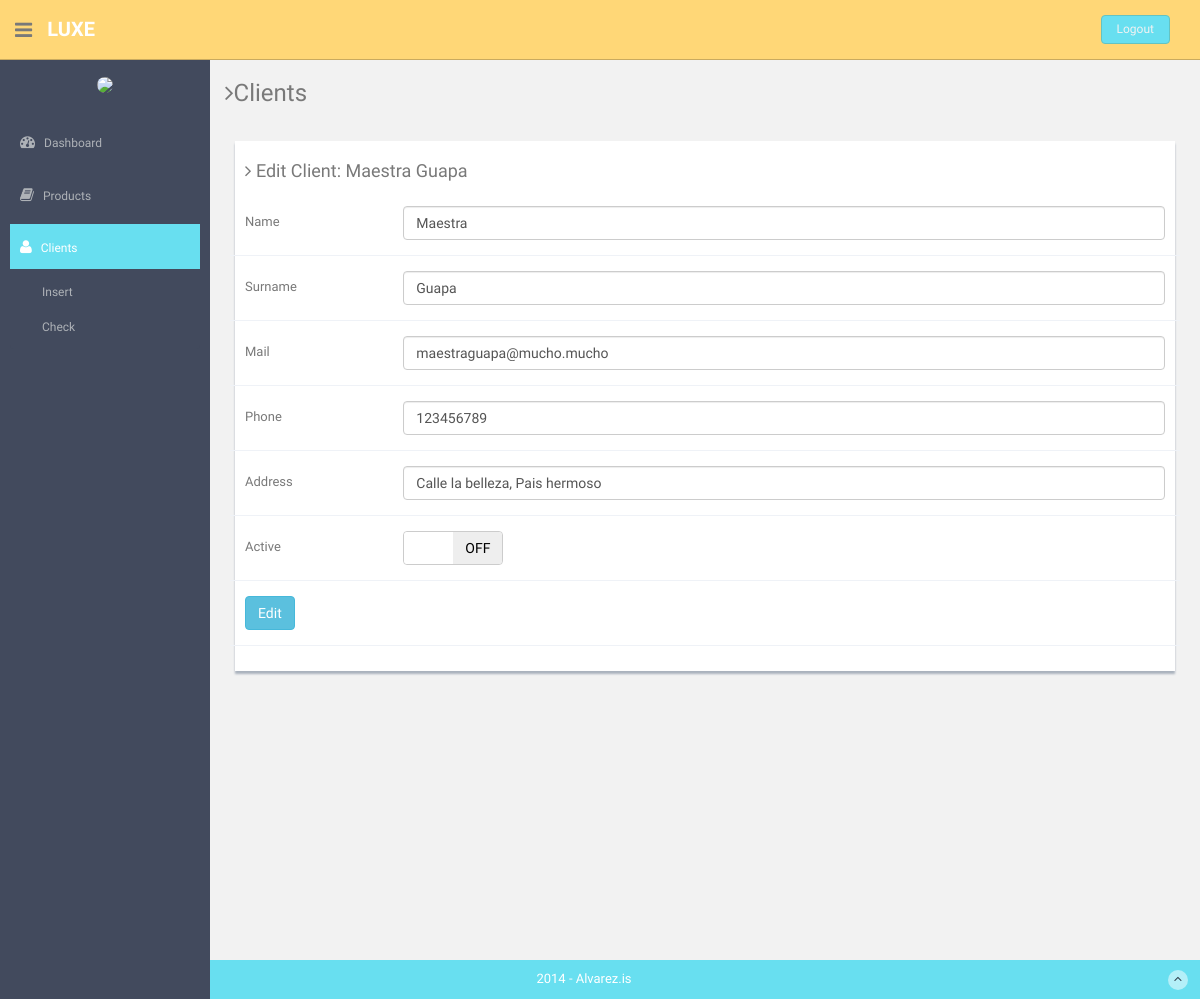
The app's page /editClient.php?idC=8 (signed in) with its own data.
### tables this page shows
CREATE TABLE IF NOT EXISTS `Clients` (
`ClientId` int(4) NOT NULL,
  `ClientName` varchar(20) NOT NULL,
  `ClientSurname` varchar(20) NOT NULL,
  `ClientMail` varchar(30) NOT NULL,
  `ClientPhone` varchar(11) NOT NULL DEFAULT '',
  `ClientAddress` varchar(30) NOT NULL,
  `ClientBuyRate` double(2,1) NOT NULL,
  `ClientActive` tinyint(1) NOT NULL DEFAULT '1'
);

### functions.php (called while the page is built, shortened)
<?php
	function findClientById($id){
		$db = Database::connect();
		$db->setAttribute(PDO::ATTR_ERRMODE, PDO::ERRMODE_EXCEPTION);
		$stmt = $db->prepare('SELECT * FROM Clients WHERE ClientId = ?');
		$stmt->execute(array($id));
		$result = $stmt->fetch(PDO::FETCH_ASSOC);
		if($result > 0){
			return $result;
		}else{
			return null;
		}
	}
?>

### editClient.php (the view, shortened to what this page needs)
<?php require_once 'functions.php';?>
<?php
  $client = findClientById($_GET["idC"]);
?>
<!DOCTYPE html>
<html lang="en">
  <head>
    <link href="assets/css/bootstrap.css" rel="stylesheet">
	 <link href="assets/css/bootstrap-switch.css" rel="stylesheet">
    <link href="assets/font-awesome/css/font-awesome.css" rel="stylesheet" />
    <link href="assets/css/style.css" rel="stylesheet">
    <link href="assets/css/style-responsive.css" rel="stylesheet">
  </head>
  <body>
  <section id="container" >
      <header class="header black-bg">
              <div class="sidebar-toggle-box">
                  <div class="fa fa-bars tooltips" data-placement="right" data-original-title="Toggle Navigation"></div>
              </div>
            <a href="index.php" class="logo"><b>Luxe</b></a>
            <div class="top-menu">
            	<ul class="nav pull-right top-menu">
                    <li><a class="logout" href="login.php">Logout</a></li>
            	</ul>
            </div>
        </header>
      <aside>
          <div id="sidebar"  class="nav-collapse ">
              <ul class="sidebar-menu" id="nav-accordion">
              	  <p class="centered"><img src="assets/img/ui-juan.jpg" class="img-circle" width="60"></p>
                  <li class="mt">
                      <a href="index.php">
                          <i class="fa fa-dashboard"></i>
                          <span>Dashboard</span>
                      </a>
                  </li>
                  <li class="sub-menu">
                      <a href="javascript:;" >
                          <i class="fa fa-book"></i>
                          <span>Products</span>
                      </a>
                  </li>
                  <li class="sub-menu">
                      <a class="active" href="javascript:;" >
                          <i class="fa fa-user"></i>
                          <span>Clients</span>
                      </a>
                      <ul class="sub">
                          <li><a href="formClient.php">Insert</a></li>
                          <li><a  href="clients.php">Check</a></li>
                      </ul>
                  </li>
              </ul>
          </div>
      </aside>
      <section id="main-content">
          <section class="wrapper site-min-height">
          	<h3><i class="fa fa-angle-right"></i>Clients</h3>
          	<div class="row mt">
          	   <div class="col-lg-12">
                  <div class="form-panel">
                  	  <h4 class="mb"><i class="fa fa-angle-right"></i> Edit Client: <?php echo $client['ClientName'].' '.$client['ClientSurname'];?></h4>
                      <form class="form-horizontal style-form" action="controlador.php" method="post">
                          <div class="form-group">
                              <label class="col-sm-2 col-sm-2 control-label">Name</label>
                              <div class="col-sm-10">
                                  <input type="text" class="form-control" name="clientName" value="<?php echo $client['ClientName'];?>">
                              </div>
                          </div>
                          <div class="form-group">
                              <label class="col-sm-2 col-sm-2 control-label">Surname</label>
                              <div class="col-sm-10">
                                  <input type="text" class="form-control" name="clientSurname" value="<?php echo $client['ClientSurname'];?>">
                              </div>
                          </div>
                          <div class="form-group">
                              <label class="col-sm-2 col-sm-2 control-label">Mail</label>
                              <div class="col-sm-10">
                                  <input type="text" class="form-control" name="clientMail" value="<?php echo $client['ClientMail'];?>">
                              </div>
                          </div>
                          <div class="form-group">
                              <label class="col-sm-2 col-sm-2 control-label">Phone</label>
                              <div class="col-sm-10">
                                  <input type="text" class="form-control" name="clientPhone" value="<?php echo $client['ClientPhone'];?>">
                              </div>
                          </div>
                          <div class="form-group">
                              <label class="col-sm-2 col-sm-2 control-label">Address</label>
                              <div class="col-sm-10">
                                  <input type="text" class="form-control" name="clientAddress" value="<?php echo $client['ClientAddress'];?>">
                              </div>
                          </div>
                          <div class="form-group">
                              <label class="col-sm-2 col-sm-2 control-label">Active</label>
                              <div class="col-sm-6 text-left">
                              </div>
                          </div>
                          <div class="form-group">
                              <div class="col-lg-10">
					 						<p class="btn btn-info" data-toggle="modal" data-target="#myModal">
					 						  Edit
					 						</p>
                              </div>
                          </div>
                      </form>
                  </div>
          		</div>
          	</div>
		</section>
      </section>
      <footer class="site-footer">
          <div class="text-center">
              2014 - Alvarez.is
              <a href="blank.html#" class="go-top">
                  <i class="fa fa-angle-up"></i>
              </a>
          </div>
      </footer>
  </section>
  </body>
</html>

### assets/css/style.css (style rules this page uses)
body { color: #797979; background: #f2f2f2; font-family: 'Ruda', sans-serif; padding: 0px !important; margin: 0px !important; font-size:13px; }
ul li { list-style: none; }
a, a:hover, a:focus { text-decoration: none; outline: none; }
#container { width: 100%; height: 100%; }
.centered { text-align: center; }
.mt { margin-top: 25px; }
.mb { margin-bottom: 25px; }
ul.top-menu > li > .logout { color: #f2f2f2; font-size: 12px; border-radius: 4px; -webkit-border-radius: 4px; border: 1px solid #64c3c2 !important; padding: 5px 15px; margin-right: 15px; background: #68dff0; margin-top: 15px; }
#sidebar { width: 210px; height: 100%; position: fixed; background: #424a5d; }
#sidebar ul li { position: relative; }
#sidebar .sub-menu > .sub li { padding-left: 32px; }
#sidebar .sub-menu > .sub li:last-child { padding-bottom: 10px; }
ul.sidebar-menu , ul.sidebar-menu li ul.sub { margin: -2px 0 0; padding: 0; }
ul.sidebar-menu { margin-top: 75px; }
#sidebar > ul > li > ul.sub { display: none; }
#sidebar > ul > li.active > ul.sub, #sidebar > ul > li > ul.sub > li > a { display: block; }
ul.sidebar-menu li ul.sub li { background: #424a5d; margin-bottom: 0; margin-left: 0; margin-right: 0; }
ul.sidebar-menu li ul.sub li:last-child { border-radius: 0 0 4px 4px; -webkit-border-radius: 0 0 4px 4px; }
ul.sidebar-menu li ul.sub li a { font-size: 12px; padding: 6px 0; line-height: 35px; height: 35px; -webkit-transition: all 0.3s ease; -moz-transition: all 0.3s ease; -o-transition: all 0.3s ease; -ms-transition: all 0.3s ease; transition: all 0.3s ease; color: #aeb2b7; }
ul.sidebar-menu li { margin-bottom: 5px; margin-left:10px; margin-right:10px; }
ul.sidebar-menu li.sub-menu { line-height: 15px; }
ul.sidebar-menu li a span { display: inline-block; }
ul.sidebar-menu li a { color: #aeb2b7; text-decoration: none; display: block; padding: 15px 0 15px 10px; font-size: 12px; outline: none; -webkit-transition: all 0.3s ease; -moz-transition: all 0.3s ease; -o-transition: all 0.3s ease; -ms-transition: all 0.3s ease; transition: all 0.3s ease; }
ul.sidebar-menu li a.active, ul.sidebar-menu li a:hover, ul.sidebar-menu li a:focus { background: #68dff0; color: #fff; display: block; -webkit-transition: all 0.3s ease; -moz-transition: all 0.3s ease; -o-transition: all 0.3s ease; -ms-transition: all 0.3s ease; transition: all 0.3s ease; }
ul.sidebar-menu li a i { font-size: 15px; padding-right: 6px; }
ul.sidebar-menu li a.active i { color: #fff; }
#main-content { margin-left: 210px; }
.header, .footer { min-height: 60px; padding: 0 15px; }
.header { position: fixed; left: 0; right: 0; z-index: 1002; }
.black-bg { background: #ffd777; border-bottom: 1px solid #c9aa5f; }
.wrapper { display: inline-block; margin-top: 60px; padding-left: 15px; padding-right: 15px; padding-bottom: 15px; padding-top: 0px; width: 100%; }
a.logo { font-size: 20px; color: #ffffff; float: left; margin-top: 15px; text-transform: uppercase; }
a.logo b { font-weight: 900; }
#top_menu .nav > li, ul.top-menu > li { float: left; }
ul.top-menu > li > a { color: #666666; font-size: 16px; border-radius: 4px; -webkit-border-radius: 4px; border:1px solid #666666 !important; padding: 2px 6px; margin-right: 15px; }
.sidebar-toggle-box { float: left; padding-right: 15px; margin-top: 20px; }
.sidebar-toggle-box .fa-bars { cursor: pointer; display: inline-block; font-size: 20px; }
.form-panel { background: #ffffff; margin: 10px; padding: 10px; box-shadow: 0px 3px 2px #aab2bd; text-align: left; }
label { font-weight: 400; }
.form-horizontal.style-form .form-group { border-bottom: 1px solid #eff2f7; padding-bottom: 15px; margin-bottom: 15px; }
@media (min-width: 768px) { .form-horizontal .control-label { text-align: left; } }
.site-footer { background: #68dff0; color: #fff; padding: 10px 0; }
.go-top { margin-right: 1%; float: right; background: rgba(255,255,255,.5); width: 20px; height: 20px; border-radius: 50%; -webkit-border-radius: 50%; }
.go-top i { color: #2A3542; }
.site-min-height { min-height: 900px; }

### records on screen
clients: ClientName "Maestra", ClientSurname "Guapa", clientName "Maestra", clientSurname "Guapa", clientMail "maestraguapa@mucho.mucho", clientPhone "123456789", clientAddress "Calle la belleza, Pais hermoso"
